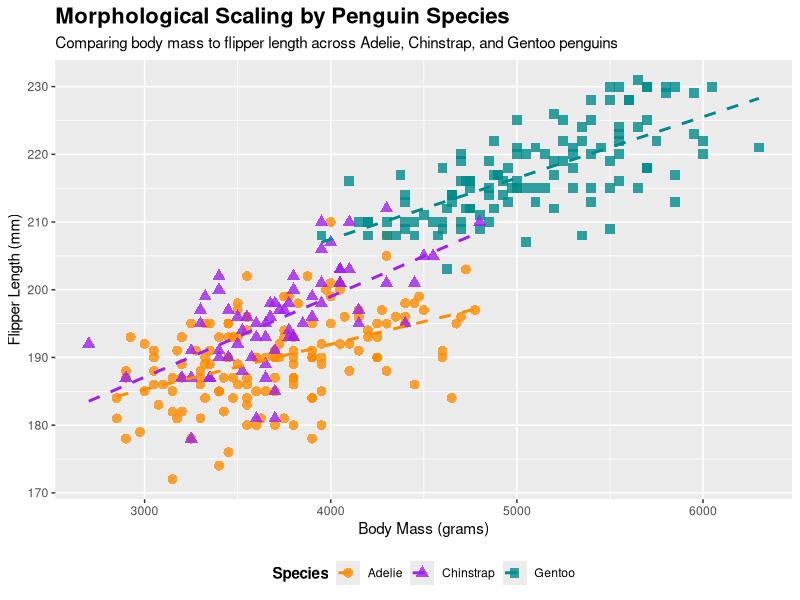
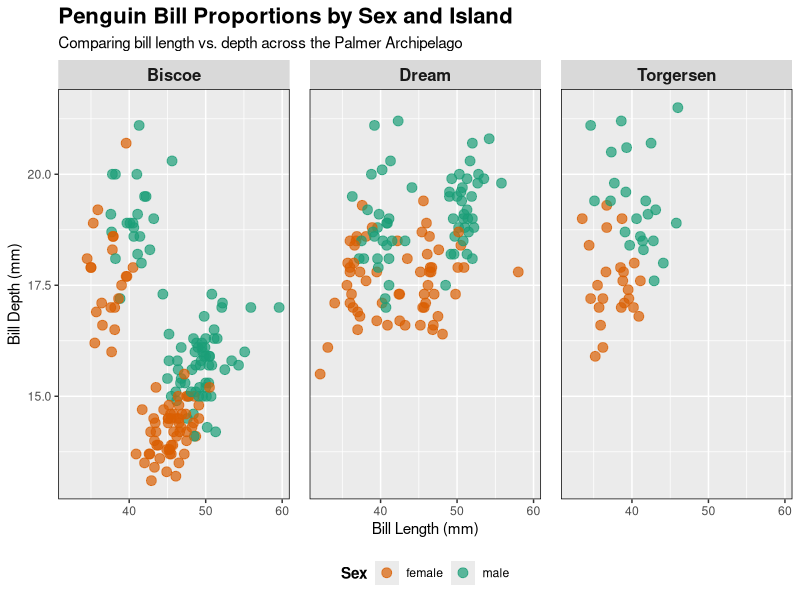

Reproduce these figures in R, in order.
## ---- chunk 1
#| label: load-packages
#| include: false

# Load packages here
#pacman::p_load(tidymodels,
 #              tidyverse)

library(tidyverse)
library(palmerpenguins)

## ---- chunk 2
#| echo: false
#| message: false

# We select the columns we used for the project to keep the table tidy
penguins |> 
  select(species, island, bill_length_mm, bill_depth_mm, flipper_length_mm, body_mass_g, sex) |> 
  tail(5) |> 
  knitr::kable()
## ---- chunk 3
#| label: plot-q1
#| echo: false
#| warning: false
#| message: false
#| fig-align: center
#| fig-width: 9
#| fig-asp: 0.55

#load data
df_q1 <- penguins |>
  drop_na(body_mass_g, flipper_length_mm, species)

#build the visualization
ggplot(df_q1, aes(x = body_mass_g, y = flipper_length_mm, color = species, shape = species)) +
  geom_point(size = 3, alpha = 0.8) +
  geom_smooth(method = "lm", se = FALSE, linetype = "dashed") +
  scale_color_manual(values = c("Adelie" = "darkorange", "Chinstrap" = "purple", "Gentoo" = "cyan4")) +
  labs(
    title = "Morphological Scaling by Penguin Species",
    subtitle = "Comparing body mass to flipper length across Adelie, Chinstrap, and Gentoo penguins",
    x = "Body Mass (grams)",
    y = "Flipper Length (mm)",
    color = "Species",
    shape = "Species"
  ) +
  theme(
    plot.title = element_text(face = "bold", size = 16),
    legend.position = "bottom",
    legend.title = element_text(face = "bold")
  )
## ---- chunk 4
#| label: plot-q2
#| echo: false
#| warning: false
#| message: false
#| fig-align: center
#| fig-width: 9
#| fig-asp: 0.55

#load data for Q2
df_q2 <- penguins |>
  drop_na(bill_length_mm, bill_depth_mm, sex, island)

#build the visualization
ggplot(df_q2, aes(x = bill_length_mm, y = bill_depth_mm, color = sex)) +
  geom_point(size = 3, alpha = 0.7) +
  facet_wrap(~ island) +
  scale_color_manual(values = c("female" = "#D95F02", "male" = "#1B9E77")) +
  labs(
    title = "Penguin Bill Proportions by Sex and Island",
    subtitle = "Comparing bill length vs. depth across the Palmer Archipelago",
    x = "Bill Length (mm)",
    y = "Bill Depth (mm)",
    color = "Sex"
  ) +
  theme(
    plot.title = element_text(face = "bold", size = 16),
    legend.position = "bottom",
    legend.title = element_text(face = "bold"),
    strip.text = element_text(face = "bold", size = 12),
    panel.border = element_rect(color = "black", fill = NA, linewidth = 0.5),
    panel.spacing = unit(1, "lines")
    
  )
